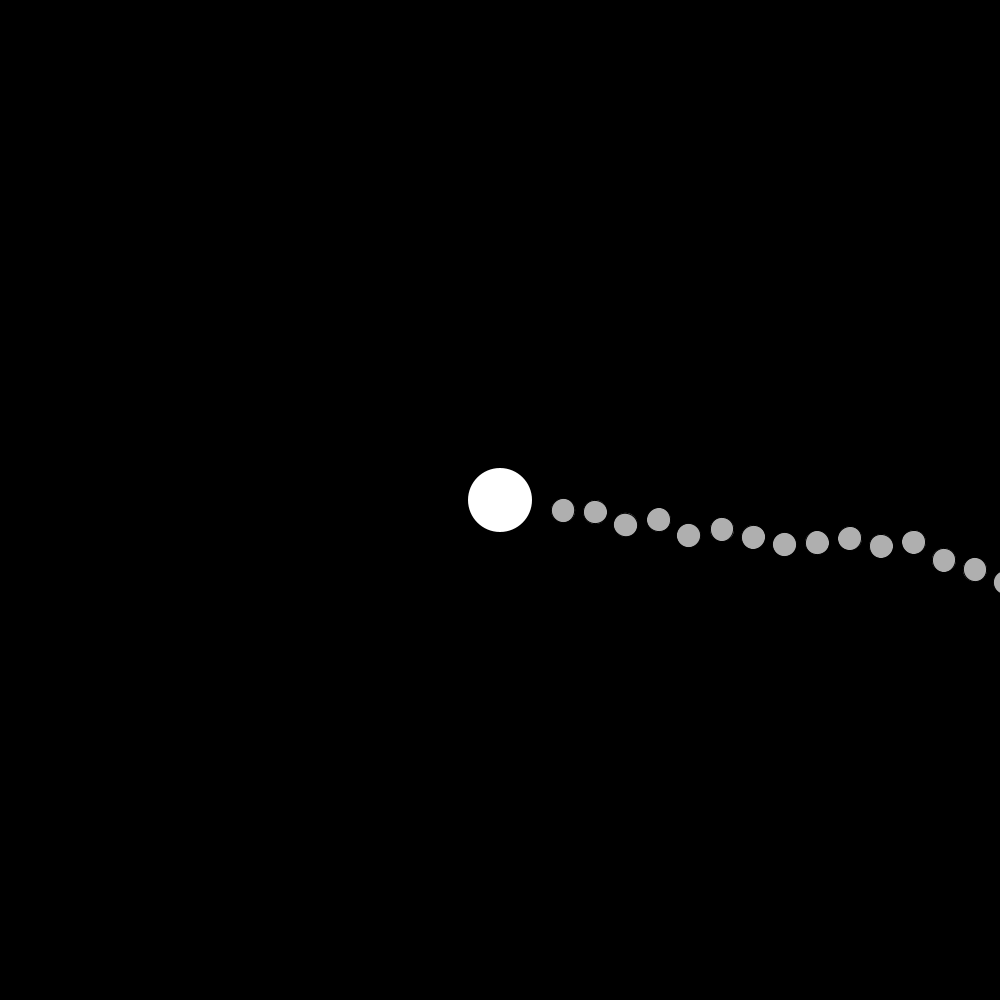
Frame 1 (no input)
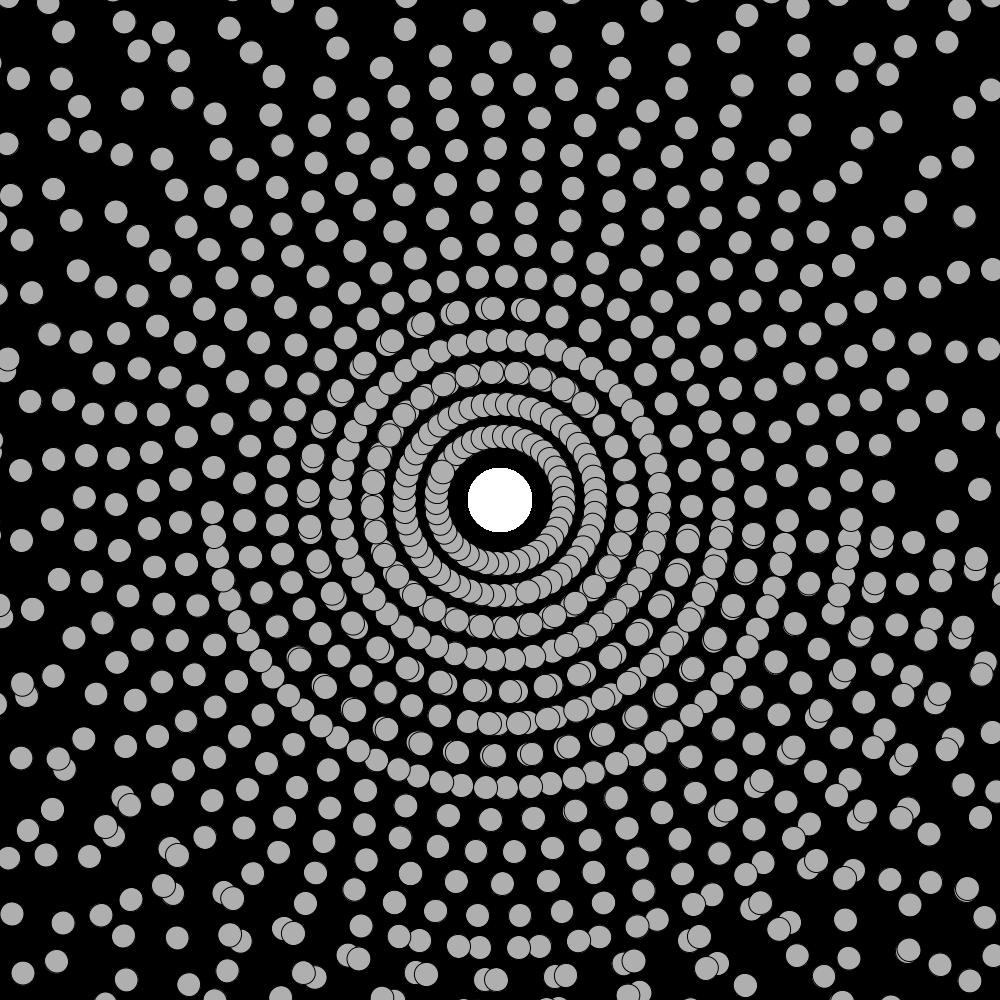
Frame 60 (the mouse pressed at the canvas centre just before this capture)
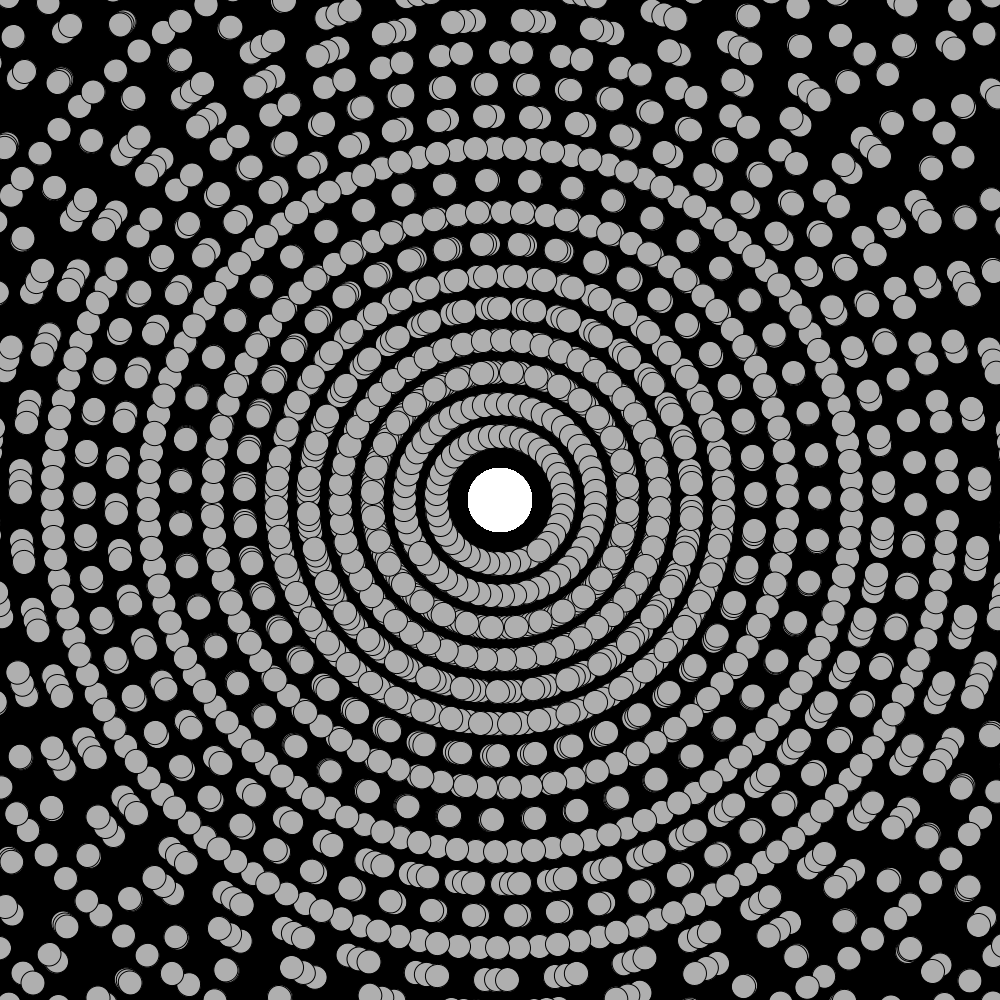
Frame 120 (the mouse held since frame 60 and released just before this capture)

The Processing sketch that drew these frames (run headless with seeded random() and noise(); from frame 60 on, the mouse is pressed at the canvas centre):

// Processing sketch: day07_solarsystem
// ── day07_solarsystem.pde
// Example 14-18: Object-oriented solar system
int num = 30;
float[] theta = new float[num];      // Rotation around sun
float[] diameter = new float [num];   // Size of planet
float[] distance = new float [num];   // Distance from sun
float[] orbitspeed = new float [num]; // Orbit speed

void setup() {
  size(1000, 1000);

  // The planet objects are initialized using the counter variable
  for (int i = 0; i < num; i++ ) {
    distance[i] = 64 + i*32;
    diameter[i] = 24;
    orbitspeed[i] = random(0.1, 0.2);
  }
  
  background(0);
  noStroke();
}

void draw() {
  //fill(0, 40);
  //rect(0, 0, width, height);
  // Drawing the Sun
  pushMatrix();
  translate(width/2, height/2);
  noStroke();
  fill(255);
  ellipse(0, 0, 64, 64);

  // Drawing all Planets
  for (int i = 0; i < num; i++ ) {
    update(i);
    display(i);
  }
  popMatrix();
}

void update(int index) {
  // Increment the angle to rotate
  theta[index] += orbitspeed[index];
}

void display(int index) {
  // Before rotation and translation, the state of the matrix is saved with pushMatrix().
  pushMatrix(); 
  // Rotate orbit
  rotate(theta[index]); 
  // Translate out distance
  translate(distance[index], 0); 
  stroke(0);
  fill(175);
  ellipse(0, 0, diameter[index], diameter[index]);
  // Once the planet is drawn, the matrix is restored with popMatrix() so that the next planet is not affected.
  popMatrix();
}
